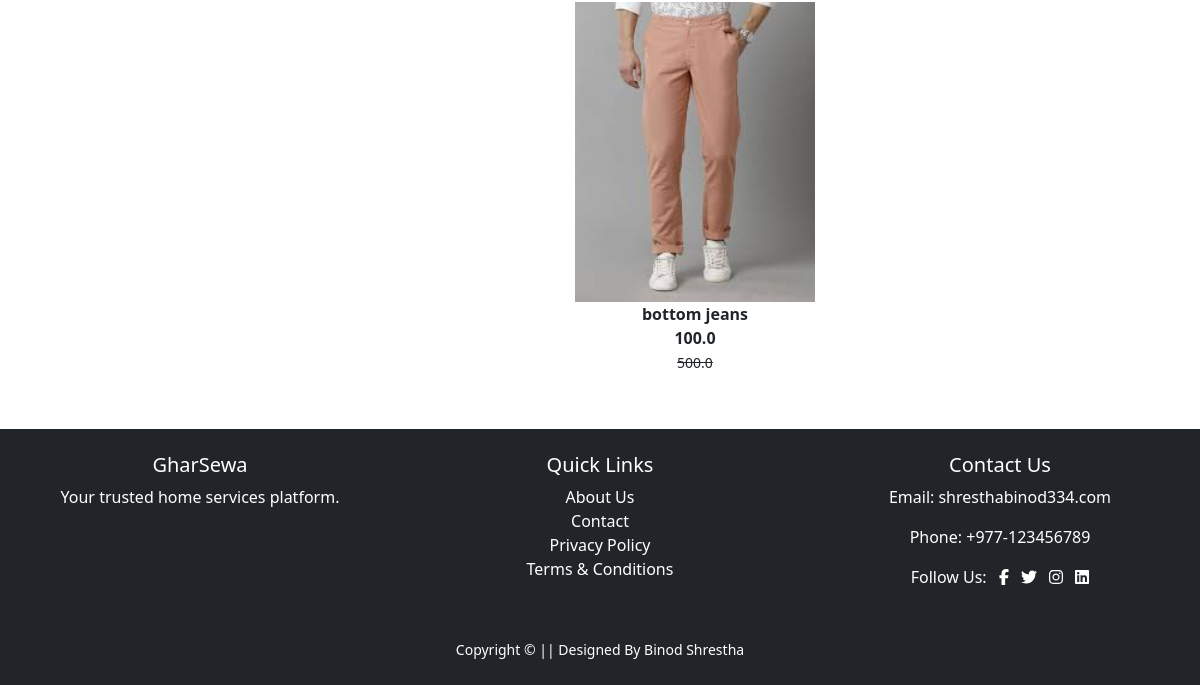
The page /bottomwears/ (lower part) on the database as committed earlier.
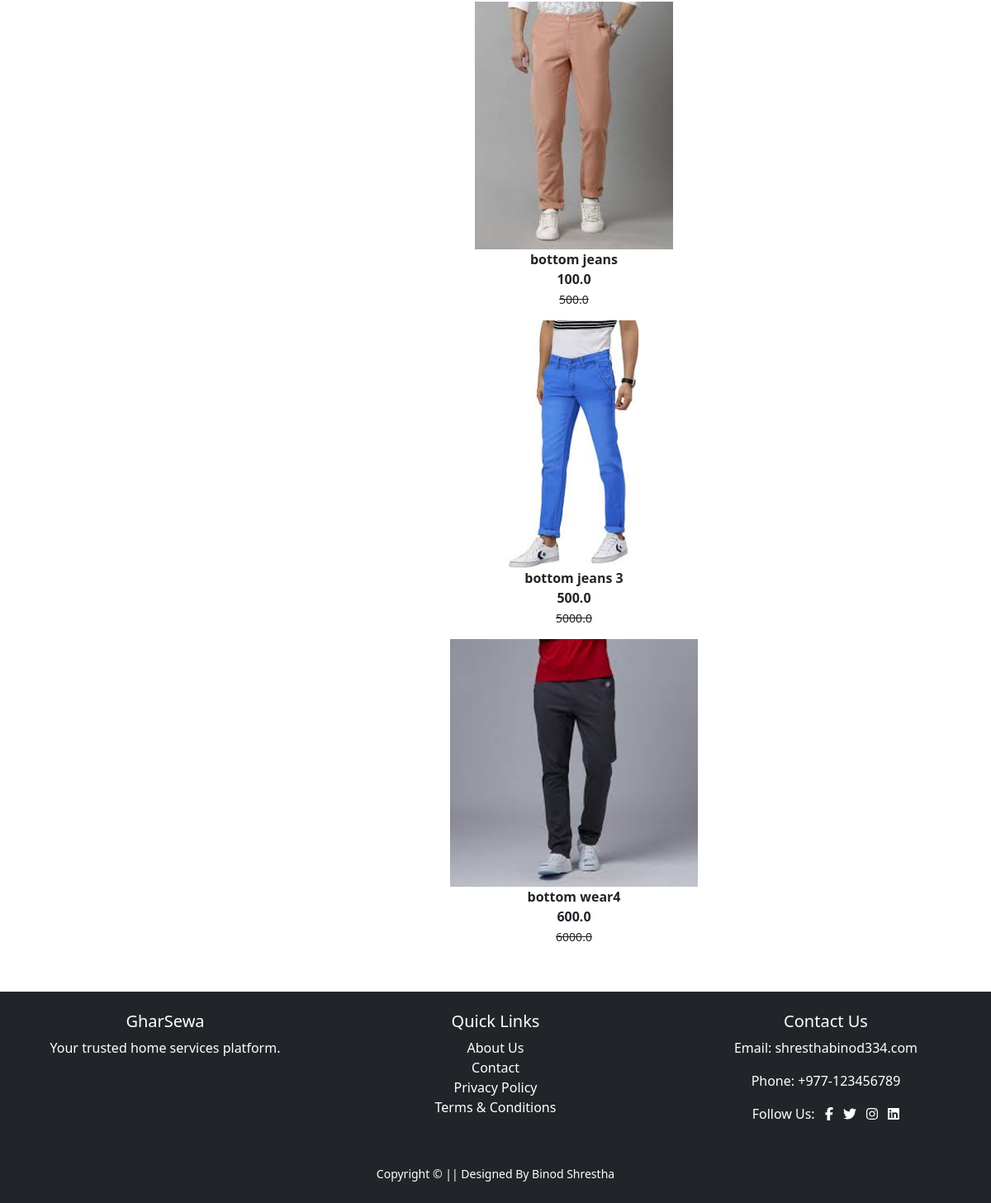
The same page on the database as committed later.
### app/models.py (models this page shows, shortened)
class Product(models.Model):
    title=models.CharField(max_length=200)
    selling_price=models.FloatField()
    discounted_price=models.FloatField()
    description=models.TextField()
    brand=models.CharField(max_length=200)
    category=models.CharField(choices=CATEGORY_CHOICES,max_length=5)
    product_image=models.ImageField(upload_to="productimage")

### app/views.py (the view)
# urls.py: path('bottomwears/',views.bottomwears,name='bottomwears'),
def bottomwears(request,data=None):
 if data==None:
  bottoms=Product.objects.filter(category="BW")
 elif data=='nick' or data=="zebra":
  bottoms=Product.objects.filter(category='BW').filter(brand=data)
 elif data=="below":
  bottoms=Product.objects.filter(category="BW").filter(discounted_price__lt=500)
 elif data=="above":
  bottoms=Product.objects.filter(category="BW").filter(discounted_price__gt=500)
 return render(request, 'app/bottomwears.html',{"bottoms":bottoms})

### app/templates/app/bottomwears.html (shortened to what this page needs)
{% extends 'app/base.html' %}
{% load static %}
{% block main-content %}
<div class="container my-5">
 <div class="row">
  <div class="col-sm-3">
  </div>
  <div class="col-sm-8">
  <div class="row">
    {% for product in bottoms %}
    <a href="{% url 'product-detail' product.id %}" class="btn">
        <div class="item"><img src="{{product.product_image.url}}" alt="" height="300px">
            <div class="fw-bold">{{product.title}}</div>
            <div class="fw-bold">{{product.discounted_price}}</div>
            <small class="fw-light text-decoration-line-through">{{product.selling_price}}</small>
        </div>
    </a>
    {% endfor %}
  </div>
  </div>
 </div>
</div>
{% endblock main-content %}

Rows that differ between the two databases and show on the page:
added Product: product_image (picture), title "bottom jeans 3", discounted_price "500.0", selling_price "5000.0"
added Product: product_image (picture), title "bottom wear4", discounted_price "600.0", selling_price "6000.0"
